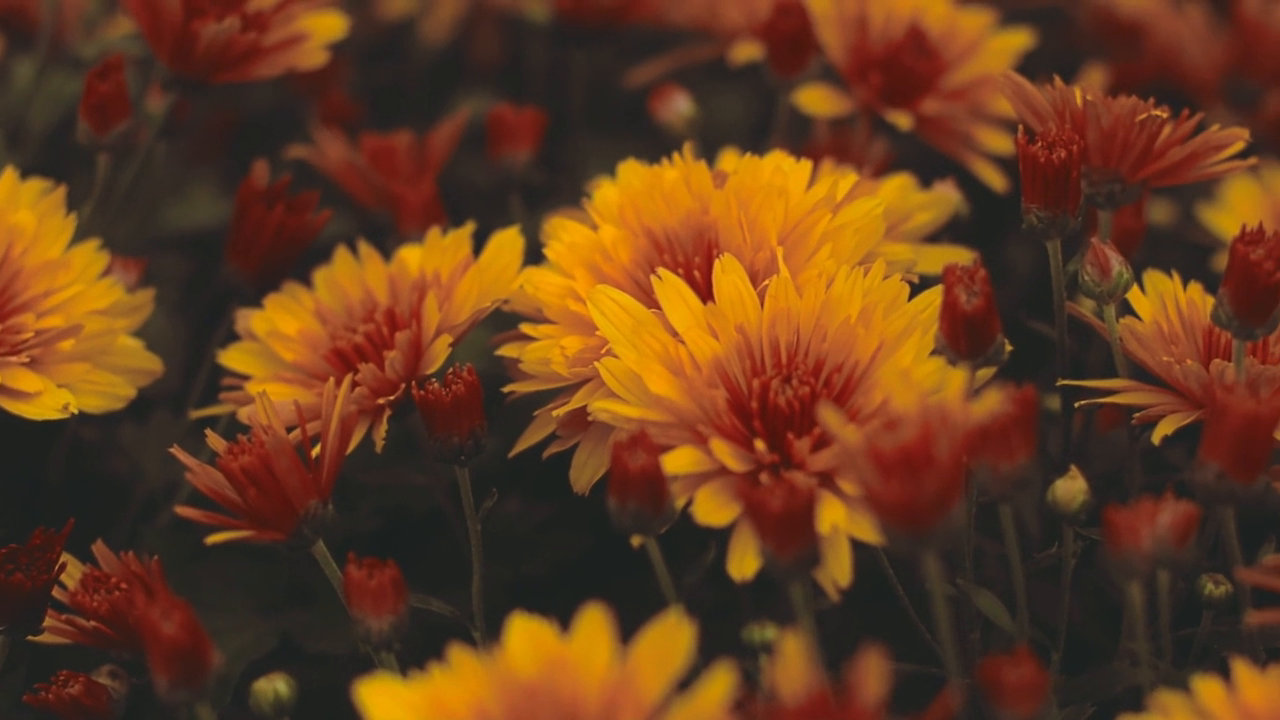
#> input picture frame 59 of image_array/movies/sample_movie.mp4, 1280 x 720 px
$ jupyter execute hdf5_movie_tutorial.ipynb   (shell and % lines are left out)
#> lines starting #> are read from the running program, lines starting #| are printed output that depends on the picture
# 動画の一時的な保存と展開

[cell 1]
from pathlib import Path
import cv2
import numpy as np

[cell 2]
import h5py

[cell 3]
import shutil

[cell 4]
from PIL import Image

## HDF5への動画の保存(np.int8として)

[cell 5]
hdf5_path = Path("movie_data.hdf5")
f = h5py.File(hdf5_path, "w")
group = f.create_group("/movie")

### データセットの作成に必要なテータの取得

[cell 6]
video_path = Path("movies/sample_movie.mp4")
cap = cv2.VideoCapture(str(video_path))

[cell 7]
w = int(cap.get(cv2.CAP_PROP_FRAME_WIDTH))
h = int(cap.get(cv2.CAP_PROP_FRAME_HEIGHT))
frame_num = int(cap.get(cv2.CAP_PROP_FRAME_COUNT))
print(w,h,frame_num)

[cell 8]
dataset = group.create_dataset(name="one_movie",
                               shape=(frame_num, h, w, 3),
                               dtype=np.uint8
                              )

[cell 9]
for i in range(frame_num):
    ret, frame = cap.read()
    if frame is not None:
        dataset[i] = frame

cap.release()

[cell 10]
first_frame = dataset[1]

[cell 11]
f.close()

### 既存のdatasetの参照

[cell 12]
f = h5py.File(hdf5_path, "r")

[cell 13]
dataset = f["movie/one_movie"]

[cell 14]
first_frame = dataset[0]
first_frame

[cell 15]
f.close()

データが大きすぎるので削除

[cell 16]
hdf5_path.unlink()

### 動画から取得した画像のarray

[cell 17]
class MovieImageArray:
    """
    動画をhdf5に保存することで，メモリを節約しつつ画像のリストとしてアクセス可能とした．
    ストレージを利用するので注意．
    """
    def __init__(self, movie_path, is_temp=False, temp_dir=Path("")):
        """
        movie_path: pathlib.Path or str
            読み込みたい動画のパス
        is_temp:　bool
            保存データをcloseと同時に破棄するかどうか
        temp_dir:　pathlib.Path or str
            保存データを置くディレクトリ
        """
        if movie_path is not None:
            self.movie_path = Path(movie_path)
            movie_name = self.movie_path.stem
        else:
            self.movie_path = None
            movie_name = ""
        self.is_temp = is_temp


        self.hdf5_path = Path(temp_dir)/Path("hdf5_" + movie_name+ ".hdf5")

    def read_movie(self, is_update=False):
        """
        動画データの読み込み
        is_update: bool
            すでに保存データが存在する場合にデータを更新するかとうか．
        """
        if self.movie_path is None:
            raise Exception("movie path is not setted")

        if self.hdf5_path.exists() and not is_update:  # ファイルが存在しており，アップデートしない場合
            self.f = h5py.File(self.hdf5_path, "r")
            self.dataset = self.f["/movie/movie_dataset"]
            return None

        cap = cv2.VideoCapture(str(self.movie_path))
        w = int(cap.get(cv2.CAP_PROP_FRAME_WIDTH))
        h = int(cap.get(cv2.CAP_PROP_FRAME_HEIGHT))
        frame_num = int(cap.get(cv2.CAP_PROP_FRAME_COUNT))

        self.f = h5py.File(self.hdf5_path, "w")
        group = self.f.create_group("/movie")
        self.dataset = group.create_dataset(name="movie_dataset",
                                            shape=(frame_num, h, w, 3),
                                            dtype=np.uint8
                                           )
        self.dataset.attrs["length"] = frame_num

        for i in range(frame_num):
            ret, frame = cap.read()
            if frame is not None:
                self.dataset[i] = frame

        cap.release()

    @classmethod
    def from_file(cls, hdf5_path, is_temp=False):
        """
        hdf5_path: pathlib.Path or str
            保存データのパス
        is_temp:
            保存データをcloseと同時に破棄するかどうか
        """
        instance = cls(None, is_temp)
        instance.hdf5_path = hdf5_path
        instance.f = h5py.File(instance.hdf5_path, "r")
        instance.dataset = instance.f["/movie/movie_dataset"]
        return instance

    def close(self):
        if hasattr(self, "f"):
            self.f.close()
        if self.is_temp:
            if self.hdf5_path.exists():
                self.hdf5_path.unlink()

    def __len__(self):
        return self.dataset.attrs["length"]

    def __getitem__(self, i):
        if i >= len(self):
            raise IndexError("index out of range")

        return self.dataset[i]

    def __iter__(self):
        def inner_gen():
            for i in range(len(self)):
                yield self[i]
        yield from inner_gen()

    @property
    def saved_path(self):
        return self.hdf5_path

[cell 18]
image_array1 = MovieImageArray("movies/sample_movie.mp4", is_temp=False)

[cell 19]
image_array1.read_movie(is_update=True)

[cell 20]
len(image_array1)

[cell 21]
image_array1[0]

[cell 22]
for i in range(len(image_array1)):
    img = image_array1[i]
    pass

[cell 23]
for image in image_array1:
    pass

[cell 24]
image_array1.close()

[cell 25]
image_array1_from_file = MovieImageArray.from_file(image_array1.saved_path, is_temp=True)

[cell 26]
image_array1_from_file[0]

[cell 27]
image_array1_from_file.close()

## 画像ファイルで保存

[cell 28]
dir_path = Path("movie_images")
if not dir_path.exists():
    dir_path.mkdir()

[cell 29]
video_path = Path("movies/sample_movie.mp4")
cap = cv2.VideoCapture(str(video_path))
frame_num = int(cap.get(cv2.CAP_PROP_FRAME_COUNT))

[cell 30]
ret, frame = cap.read()

[cell 31]
counter = 0
image_name_base = "image"

for i in range(frame_num):
    ret, frame = cap.read()
    if frame is not None:
        image_path = dir_path / Path(image_name_base+"_{}.png".format(counter))
        cv2.imwrite(str(image_path), frame)
        counter += 1

[cell 32]
cap.release()

[cell 33]
#%%timeit
img_array1 = cv2.imread("movie_images/image_0.png")

[cell 34]
#%%timeit
img = Image.open("movie_images/image_0.png")
img_array2 = np.asarray(img)[:,:,::-1]

[cell 35]
shutil.rmtree(dir_path)

### 動画から取得した画像のarray(直接pngを作成)

[cell 36]
class MovieImageArrayFile:
    """
    MovieImageArrayと同じインターフェースで，生画像を保存する．
    ストレージを利用するので注意．
    """
    def __init__(self, movie_path, is_temp=False, temp_dir=Path("")):
        """
        movie_path: pathlib.Path or str
            読み込みたい動画のパス
        is_temp:　bool
            保存データをcloseと同時に破棄するかどうか
        temp_dir:　pathlib.Path or str
            保存データを置くディレクトリ
        """
        if movie_path is not None:
            self.movie_path = Path(movie_path)
            movie_name = self.movie_path.stem
        else:
            self.movie_path = None
            movie_name = ""

        self.is_temp = is_temp
        self.dir_path = Path(temp_dir)/Path("images_"+movie_name)
        self.image_name_base = "image"
        self.image_paths = []

    def read_movie(self, is_update=False):
        """
        動画データの読み込み
        is_update: bool
            すでに保存データが存在する場合にデータを更新するかとうか．
        """
        if self.movie_path is None:
            raise Exception("movie path is not setted")

        if self.dir_path.exists() and not is_update:  # ディレクトリが存在しており，アップデートしない場合
            self._read_from_dir()
            return None
        elif self.dir_path.exists() and is_update:  # ディレクトリが存在しており，アップデートする場合
            shutil.rmtree(self.dir_path)
            self.dir_path.mkdir()
        elif not self.dir_path.exists():  # ディレクトリが存在しない場合
            self.dir_path.mkdir()

        cap = cv2.VideoCapture(str(self.movie_path))
        frame_num = int(cap.get(cv2.CAP_PROP_FRAME_COUNT))

        counter = 0
        for i in range(frame_num):
            ret, frame = cap.read()
            if frame is not None:
                image_path = self.dir_path / Path(self.image_name_base+"_{}.png".format(counter))
                cv2.imwrite(str(image_path), frame)
                counter += 1

        cap.release()
        self._read_from_dir()

    def _read_from_dir(self):
        """
        ディレクトリの読み込み
        """
        image_paths = []
        for one_image_path in self.dir_path.glob("*.png"):
            image_paths.append(one_image_path)
        self.image_paths = image_paths

    @classmethod
    def from_file(cls, dir_path, is_temp=False):
        """
        dir_path: pathlib.Path or str
            保存データのパス
        is_temp:
            保存データをcloseと同時に破棄するかどうか
        """
        instance = cls(None, is_temp)
        instance.dir_path = dir_path
        instance._read_from_dir()
        return instance

    def close(self):
        if self.is_temp:
            if self.dir_path.exists():
                shutil.rmtree(self.dir_path)

    def __len__(self):
        return len(self.image_paths)

    def __getitem__(self, i):
        image_path = self.image_paths[i]
        #image = cv2.imread(str(image_path))  # メモリリークの疑いあり
        img = Image.open(image_path)
        image_array = np.array(img)[:,:,::-1]
        return image_array

    def __iter__(self):
        def inner_gen():
            for i in range(len(self)):
                yield self[i]
        yield from inner_gen()

    @property
    def saved_path(self):
        return self.dir_path

[cell 37]
image_array2 = MovieImageArrayFile("movies/sample_movie_1.mp4", is_temp=False)

[cell 38]
image_array2.read_movie(is_update=False)

[cell 39]
image_array2[0]

[cell 40]
for image in image_array2:
    pass

[cell 41]
image_array2.close()

[cell 42]
image_array2_from_file = MovieImageArrayFile.from_file(image_array2.saved_path, is_temp=True)

[cell 43]
image_array2_from_file[0]

[cell 44]
image_array2_from_file.close()

## 動画から取得した画像のarray(生画像)

[cell 45]
class MovieImageArrayRaw:
    """
    MovieImageArrayと同じインターフェースでメモリに展開．
    速度は早い．
    """
    def __init__(self, movie_path, *args, **kwargs):
        """
        movie_path: pathlib.Path or str
            読み込みたい動画のパス
        """
        if movie_path is not None:
            self.movie_path = Path(movie_path)
        else:
            self.movie_path = None
        self.images = []

    def read_movie(self, *args, **kwargs):
        """
        動画データの読み込み
        """
        if self.movie_path is None:
            raise Exception("movie path is not setted")

        cap = cv2.VideoCapture(str(self.movie_path))
        frame_num = int(cap.get(cv2.CAP_PROP_FRAME_COUNT))

        images_list = []
        for i in range(frame_num):
            ret, frame = cap.read()
            if frame is not None:
                images_list.append(frame)

        cap.release()
        self.images = images_list

    def close(self):
        pass

    def __len__(self):
        return len(self.images)

    def __getitem__(self, i):
        image = self.images[i]
        return image

    def __iter__(self):
        def inner_gen():
            for i in range(len(self)):
                yield self[i]
        yield from inner_gen()

以下，メモリ注意

[cell 46]
image_array3 = MovieImageArrayRaw("movies/sample_movie.mp4")

[cell 47]
image_array3.read_movie()

[cell 48]
image_array3[0]

[cell 49]
for image in image_array3:
    pass

[cell 50]
del image_array3


$ run again, starting later in the video
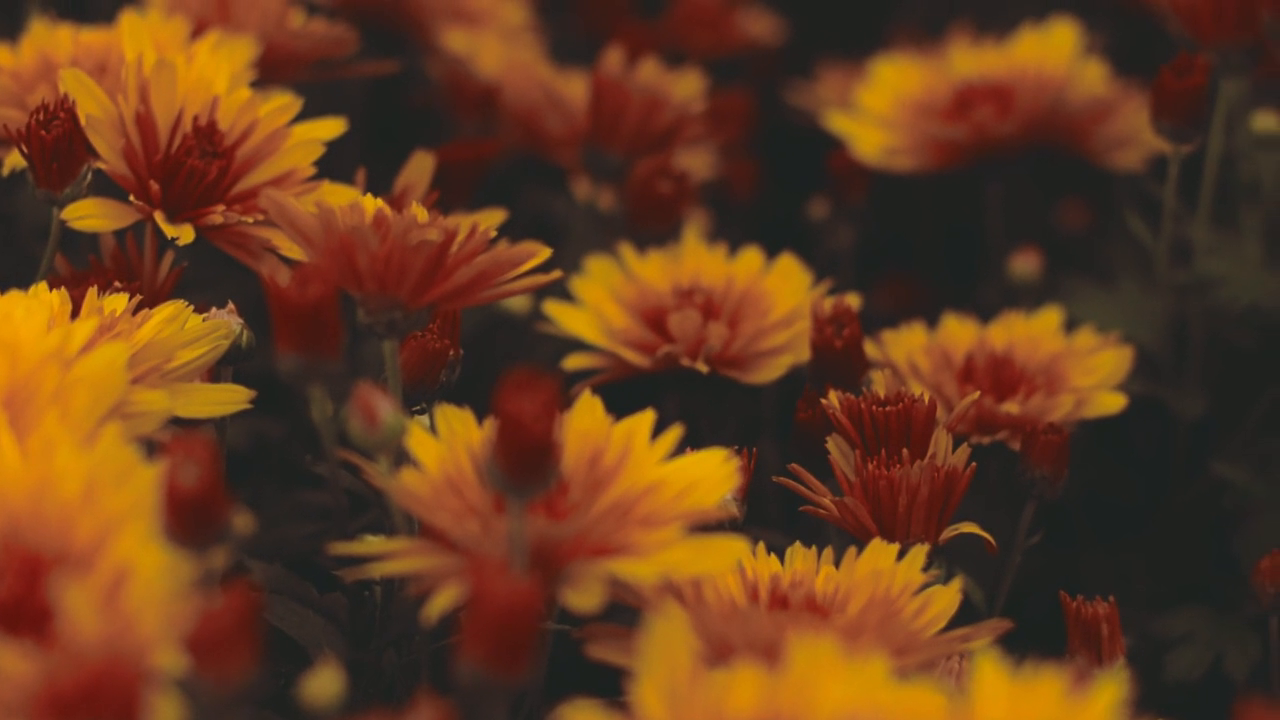
#> input picture frame 267 of image_array/movies/sample_movie.mp4, 1280 x 720 px

$ run again, starting later in the video
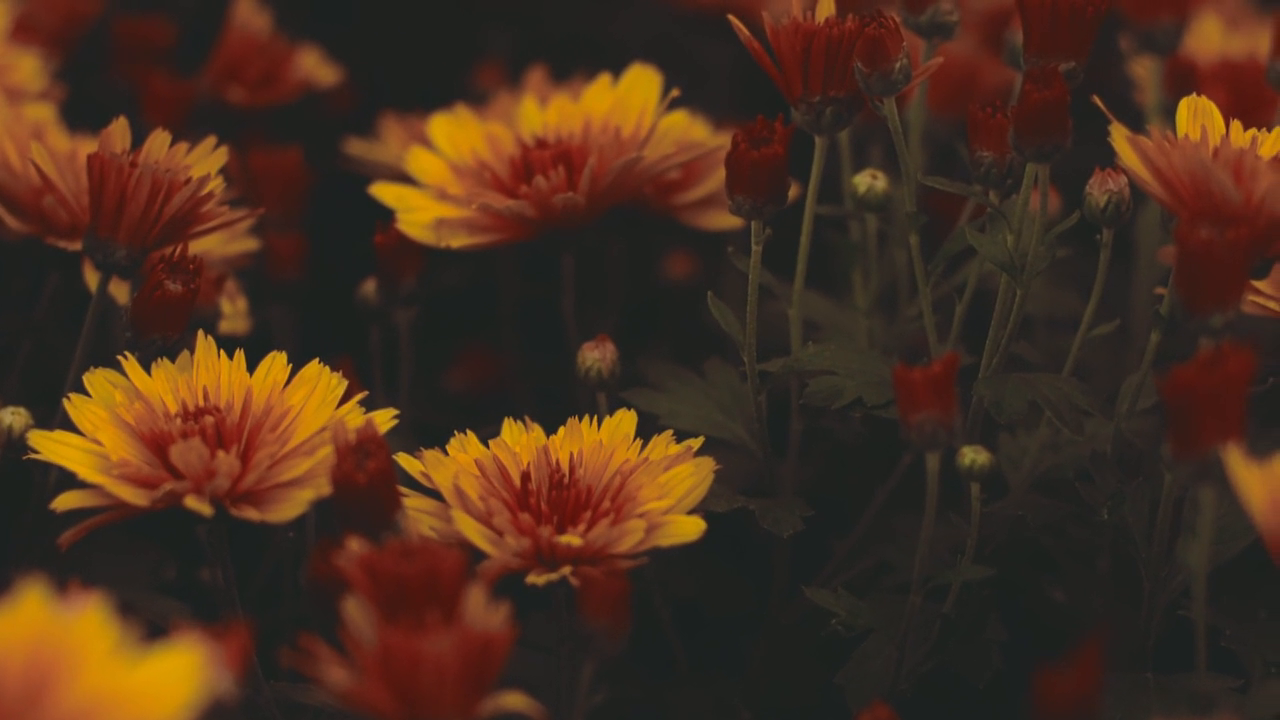
#> input picture frame 476 of image_array/movies/sample_movie.mp4, 1280 x 720 px
